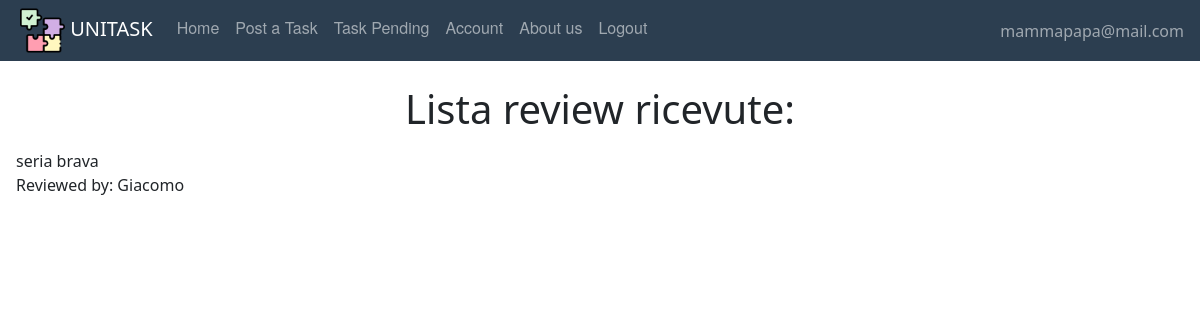
Page /personalreviews (signed in) on the earlier database version.
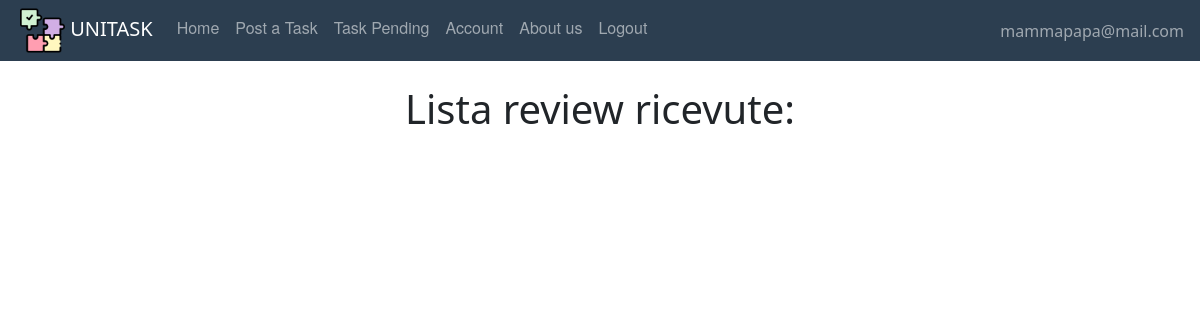
Same page on the later database version.
### website/models.py (models this page shows)
class Review(db.Model, UserMixin):
    id = db.Column(db.Integer, primary_key=True)
    title = db.Column(db.String(150))
    text = db.Column(db.String(150))
    date = db.Column(db.DateTime(timezone=True), default=func.now)
    id_reviewer = db.Column(db.Integer, db.ForeignKey('user.id'))
    id_reviewed = db.Column(db.Integer, db.ForeignKey('user.id'))
    task_id = db.Column(db.Integer, db.ForeignKey('offer.id'))

class User(db.Model, UserMixin):
    id = db.Column(db.Integer, primary_key=True)
    email = db.Column(db.String(150), unique=True)
    password = db.Column(db.String(150))
    first_name = db.Column(db.String(150))
    surname = db.Column(db.String(150))
    type = db.Column(db.String(20))
    reviewsposted = db.relationship('Review', foreign_keys='Review.id_reviewer',
                                    backref='author')
    reviewsreceived = db.relationship('Review', foreign_keys='Review.id_reviewed',
                                      backref='received')
    __mapper_args__ = {
        'polymorphic_on': type,
        'polymorphic_identity': 'user',
    }

### website/views.py (the view)
@views.route('/personalreviews')
def personalreviews():
    return render_template("User/personalreviews.html", user=current_user)

### website/__init__.py (called while the page is built)
def create_app():
    app = Flask(__name__)
    app.config['SECRET_KEY'] = 'atrebunfigoassurdo'
    app.config['SQLALCHEMY_DATABASE_URI'] = 'sqlite:///'+ DB_NAME
    db.init_app(app)
    from .views import views  # We imported the name of the blueprint
    from .auth import auth
    app.register_blueprint(views, url_prefix="/")  # Stiamo dicendo come sono definite le pagine e dove sono
    app.register_blueprint(auth, url_prefix="/")
    from .models import User, Offer, Adult, Student
    create_database(app)
    login_manager = LoginManager()
    login_manager.login_view = 'auth.login'  # dove vogliamo mandare l'user se non loggato
    login_manager.init_app(app)
    @login_manager.user_loader
    def load_user(id):
        return User.query.get(int(id))
    return app

### website/templates/User/personalreviews.html
{% extends "base.html" %} {% block title %}Lista Review{% endblock %} {% block content%}
    <br />
    <h1 align="center">Lista review ricevute: </h1>
<ul class="list-group list-group-flush" id="offers">
  <li class="list-group-item">
      <div>
        {% for recens in user.reviewsreceived %}
            {{ recens.title }} {{ recens.text }}
            <br/>
            Reviewed by:
            {{ recens.author.first_name }}
            </div>
          {% endfor %}
  </li></ul>
{% endblock %}

Differences in the rows shown:
removed Review: title "seria", text "brava", author.first_name "Giacomo"
